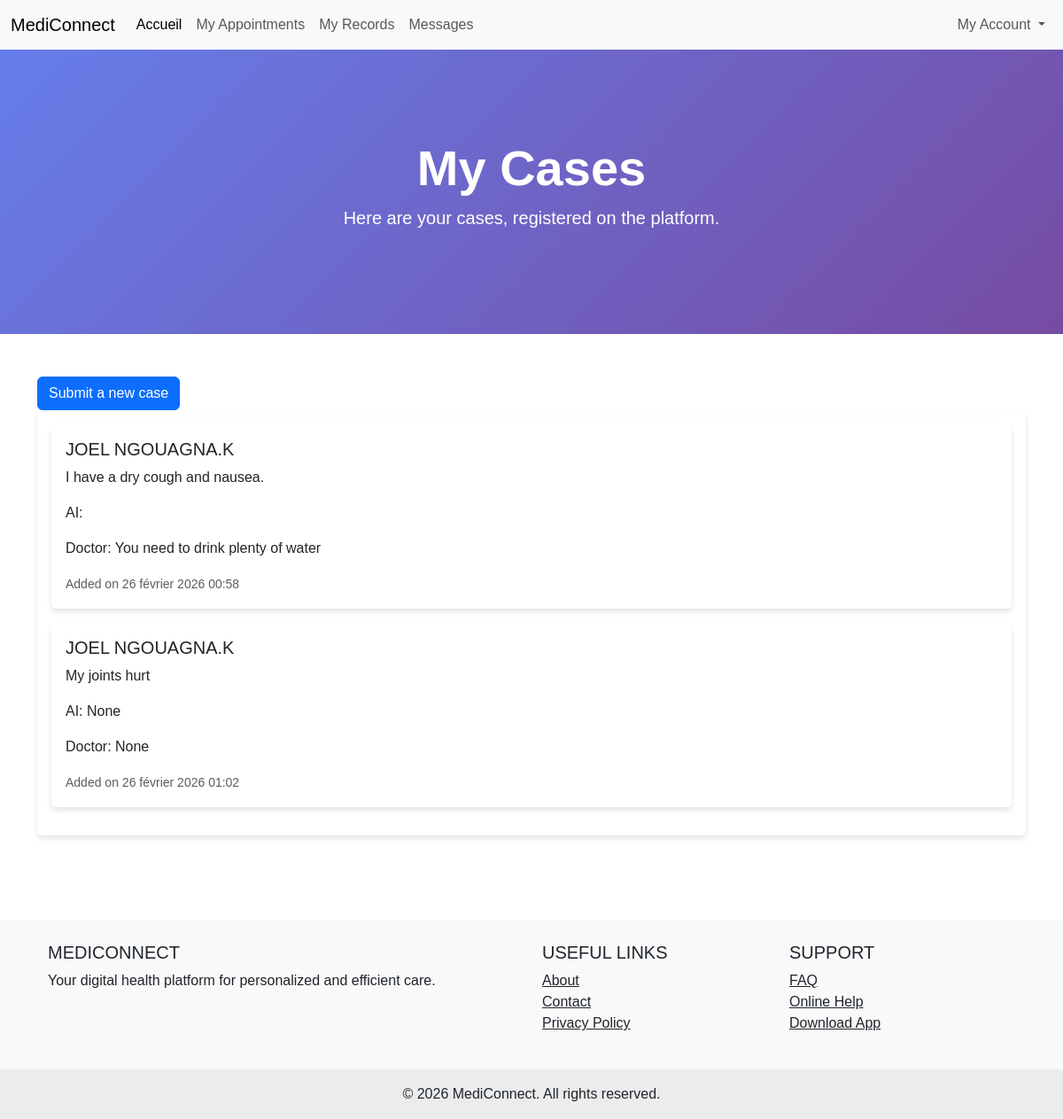
The page /my-cases/ (signed in) on the database its author committed.
### MediConnect/models.py (models this page shows, shortened)
class Case(models.Model):
    STATUS_CHOICES = [
        ('PENDING', 'Pending (IA Analysis)'),
        ('TREATED', 'Treated by Doctor'),
        ('URGENT', 'Urgent Escalation'),
    ]
    id = models.CharField(max_length=36, primary_key=True, default=generate_uuid_pk, editable=False)
    patient = models.ForeignKey(User, on_delete=models.CASCADE, related_name='cases')
    doctor = models.ForeignKey(DoctorProfile, on_delete=models.SET_NULL, null=True, blank=True)
    symptoms_description = models.TextField(help_text="User's raw description")
    ai_clarification = models.TextField(blank=True,null=True, help_text="AI's summarized/clarified version")
    suggested_medication = models.CharField(max_length=200, blank=True,null=True, help_text="OTC medication suggested by IA or Doctor")
    status = models.CharField(max_length=10, choices=STATUS_CHOICES, default='PENDING')
    is_emergency = models.BooleanField(default=False)
    created_at = models.DateTimeField(auto_now_add=True)
    updated_at = models.DateTimeField(auto_now=True)

class User(AbstractUser):
    groups = models.ForeignKey(
        'auth.Group',
        verbose_name='groups',
        blank=True,
        null=True,
        help_text='The groups this user belongs to.',
        related_name='mediconnect_user_set',
        related_query_name='mediconnect_user',
        on_delete=models.CASCADE
    )
    user_permissions = models.ForeignKey(
        'auth.Permission',
        verbose_name='user permissions',
        blank=True,
        null=True,
        help_text='Specific permissions for this user.',
        related_name='mediconnect_user_set',
        related_query_name='mediconnect_user',
        on_delete=models.CASCADE
    )
    id = models.CharField(max_length=36, primary_key=True, default=generate_uuid_pk, editable=False)
    email = models.EmailField(unique=True, blank=False, null=False)
    role = models.CharField(
        max_length=20,
        choices=UserRole.choices,
        default=UserRole.PATIENT  # Rôle par défaut
    )
    first_name = models.CharField(max_length=150, blank=True)
    last_name = models.CharField(max_length=150, blank=True)
    phone_number = models.CharField(max_length=20, blank=True, null=True)
    address = models.TextField(blank=True, null=True)
    created_at = models.DateTimeField(auto_now_add=True)
    updated_at = models.DateTimeField(auto_now=True)
    is_active = models.BooleanField(default=True)  # Pour activer/désactiver le compte
    is_staff = models.BooleanField(default=False)  # Si l'utilisateur peut accéder à l'interface d'administration
    bio = models.TextField(blank=True, null=True)
    is_verified = models.BooleanField(default=False, verbose_name='Email vérifié')
    verification_code = models.CharField(max_length=6, null=True, blank=True, verbose_name='Code de vérification')
    verification_code_created_at = models.DateTimeField(null=True, blank=True, verbose_name='Date de création du code')
    profile_picture = models.ImageField(upload_to='profile_pictures/', blank=True, null=True)
    USERNAME_FIELD = 'email'
    REQUIRED_FIELDS = []
    objects = CustomUserManager()  # Utilise notre gestionnaire d'utilisateurs personnalisé
    class Meta:
        verbose_name = "Utilisateur"
        verbose_name_plural = "Utilisateurs"
        indexes = [
            models.Index(fields=['email']),
            models.Index(fields=['role']),
        ]

### MediConnect/views.py (the view)
# urls.py: path('my-cases/',my_cases,name='my_cases'),
@login_required(login_url="login")
def my_cases(request):
    cases = Case.objects.filter(patient=request.user)
    return render(request, 'MediConnect/my_cases.html', {'cases': cases})

### MediConnect/models.py (called while the page is built)
def generate_uuid_pk():
    return str(uuid.uuid4())

    def save(self, *args, **kwargs):
        if self.is_primary and self.user:
            Device.objects.filter(user=self.user, is_primary=True).exclude(pk=self.pk).update(is_primary=False)
        if self.user_id and self.session_key:
            self.session_key = None
        super().save(*args, **kwargs)
        if self.user and not self.is_primary and not Device.objects.filter(
            user=self.user, is_primary=True
        ).exclude(pk=self.pk).exists():
            self.is_primary = True
            self.save(update_fields=['is_primary'])

### MediConnect/templates/MediConnect/my_cases.html (shortened to what this page needs)
{% extends "base.html" %}
{% block content %}
<section class="hero-section">
    <div class="container text-center">
        <h1 class="display-4 fw-bold">My Cases</h1>
        <p class="lead">Here are your cases, registered on the platform.</p>
    </div>
</section>
<section class="py-5">
    <div class="container">
        <div class="row">
            <div class="col-lg-12 mx-auto">
                <a href="{% url 'submit_case' %}" class="btn btn-primary left">Submit a new case</a>
                <div class="card">
                    <div class="card-body">
                        {% for case in cases %}
                            <div class="card mb-3">
                                <div class="card-body">
                                    <h5 class="card-title">{{ case.patient.first_name }} {{ case.patient.last_name }}</h5>
                                    <p class="card-text">{{ case.symptoms_description }}</p>
                                    <p class="card-text">AI: {{ case.ai_clarification }}</p>
                                    <p class="card-text">Doctor: {{ case.suggested_medication }}</p>
                                    <p class="card-text"><small class="text-muted">Added on {{ case.created_at }}</small></p>
                                </div>
                            </div>
                        {% endfor %}
                    </div>
                </div>
            </div>
        </div>
    </div>
</section>
{% endblock %}

### MediConnect/templates/base.html (style rules this page uses)
body { font-family: Arial, sans-serif; }
.hero-section { background: linear-gradient(135deg, #667eea 0%, #764ba2 100%); color: white; padding: 100px 0; }
.card { border: none; box-shadow: 0 4px 6px rgba(0, 0, 0, 0.1); transition: transform 0.3s; }

### rows shown on the page
Case: patient.first_name "JOEL", patient.last_name "NGOUAGNA.K", symptoms_description "I have a dry cough and nausea.", suggested_medication "You need to drink plenty of water", created_at "26 février 2026 00:58"
Case: patient.first_name "JOEL", patient.last_name "NGOUAGNA.K", symptoms_description "My joints hurt", ai_clarification "None", suggested_medication "None", created_at "26 février 2026 01:02"
